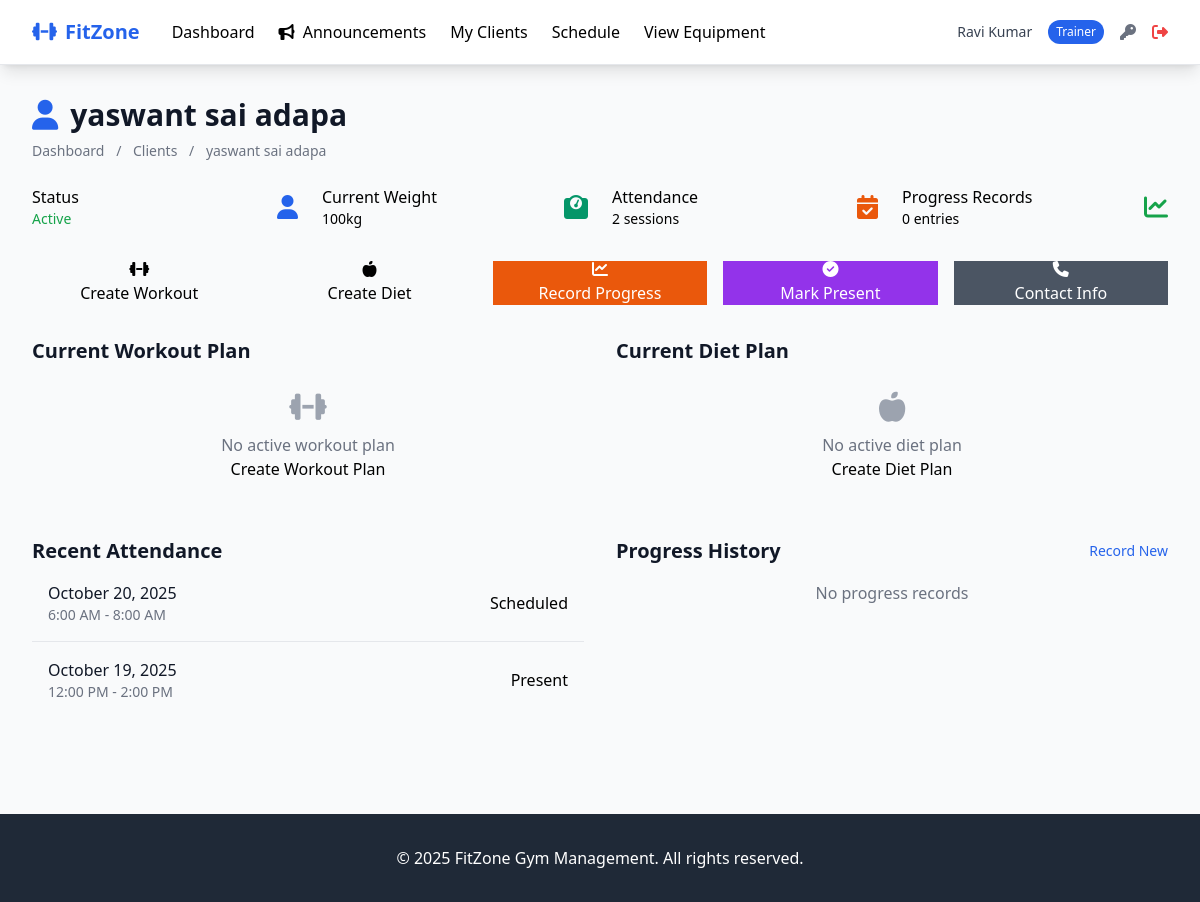
/trainer/clients/3 (signed in), run on an earlier commit of the app's database.
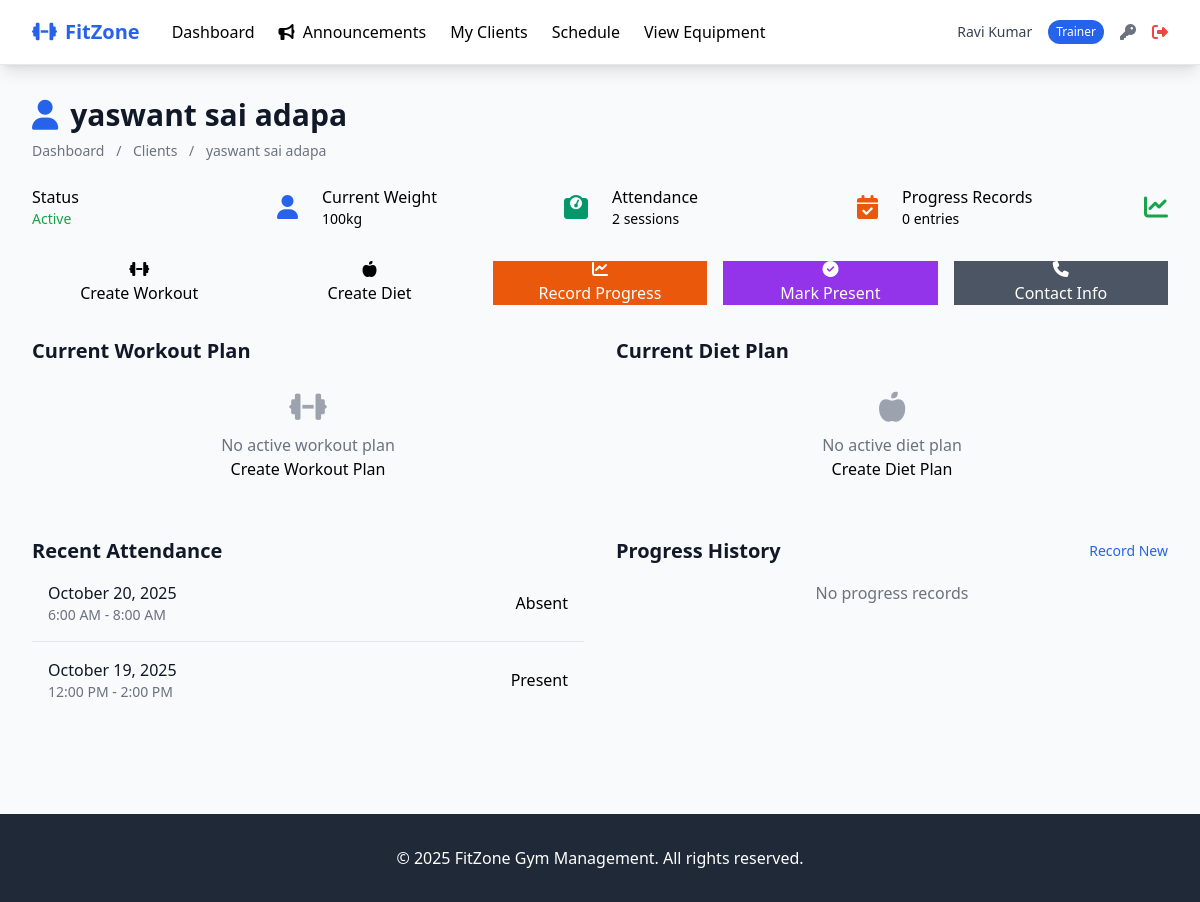
And on a later commit of the database.
### tables this page shows
CREATE TABLE attendance (
            id INTEGER PRIMARY KEY AUTOINCREMENT,
            member_id INTEGER NOT NULL,
            trainer_id INTEGER,
            check_in_time TIMESTAMP,
            check_out_time TIMESTAMP,
            date DATE NOT NULL,
            time_slot TEXT,
            workout_type TEXT,
            notes TEXT,
            status TEXT DEFAULT 'scheduled' CHECK (status IN ('present', 'absent', 'late','scheduled')),
            created_at TIMESTAMP DEFAULT CURRENT_TIMESTAMP,
            FOREIGN KEY (member_id) REFERENCES members (id),
            FOREIGN KEY (trainer_id) REFERENCES trainers (id)
        );

### routes/trainer_routes.py (the view)
@trainer_routes_bp.route('/clients/<int:member_id>')
@trainer_required
def client_details(member_id):
    trainer_id = session.get('trainer_id')
    member = Member.get_by_id(member_id)
    if not member or member.trainer_id != trainer_id:
        flash('Client not found or not assigned to you!')
        return redirect(url_for('trainer_routes.clients'))
    attendance_records = Attendance.get_member_attendance(member_id, limit=10)
    progress_records = Progress.get_member_progress(member_id, limit=5)
    current_workout_plan = MemberWorkoutPlan.get_member_active_plan(member_id)
    current_diet_plan = Diet.get_member_active_plan(member_id)
    return render_template('trainer/client_details.html',
                         member=member,
                          client=member,
                         attendance_records=attendance_records,
                         progress_records=progress_records,
                         current_workout_plan=current_workout_plan,
                         current_diet_plan=current_diet_plan)

### models/attendance.py (called while the page is built, shortened)
def _parse_date(d):
    if not d or str(d).strip() == "":
        return None
    if isinstance(d, date) and not isinstance(d, datetime):
        return d
    s = str(d).strip()
    try:
        return datetime.fromisoformat(s).date()
    except Exception:
        pass

def _parse_datetime(d):
    if d is None:
        return None
    if isinstance(d, datetime):
        return d
    try:
        return datetime.fromisoformat(str(d))
    except Exception:
        try:
            return datetime.strptime(str(d), "%Y-%m-%d %H:%M:%S")
        except Exception:
            return None

    @classmethod
    def _db_path(cls):
        return current_app.config.get('DATABASE_PATH', 'gym_management.db')

### models/database.py (called while the page is built)
def get_db_connection(db_path='gym_management.db'):
    conn = sqlite3.connect(db_path)
    conn.row_factory = sqlite3.Row
    conn.execute("PRAGMA foreign_keys = ON")
    return conn

### models/member.py (called while the page is built)
def _to_date(d):
    if d is None or isinstance(d, date):
        return d
    try:
        return datetime.fromisoformat(str(d)).date()
    except Exception:
        try:
            return datetime.strptime(str(d), "%Y-%m-%d").date()
        except Exception:
            return d  # leave as-is if not parseable

### templates/trainer/client_details.html (shortened to what the changed rows need)
{% extends "base.html" %}
{% block content %}
<div class="max-w-6xl mx-auto">
    <div class="mb-6">
        <h1 class="text-3xl font-bold text-gray-900">
            <i class="fas fa-user mr-3 text-primary"></i>{{ member.full_name }}
        </h1>
    </div>
    <div class="grid grid-cols-1 lg:grid-cols-2 gap-8">
        <div class="card">
            <div class="card-body p-0">
                {% if attendance_records %}
                <div class="divide-y divide-gray-200">
                    {% for record in attendance_records %}
                    <div class="p-4 flex justify-between items-center">
                        <div>
                            <div class="font-medium text-gray-900">{{ record.date|datetimeformat('%B %d, %Y') }}</div>
                            <div class="text-sm text-gray-500">{{ record.time_slot }}</div>
                        </div>
                        <span class="badge badge-{{ 'success' if record.status == 'present' else 'danger' if record.status == 'absent' else 'warning' }}">
                            {{ record.status|title }}
                        </span>
                    </div>
                    {% endfor %}
                </div>
                {% else %}
                <div class="p-4 text-center text-gray-500">No attendance records</div>
                {% endif %}
            </div>
        </div>
    </div>
</div>
{% endblock %}

What changed in the data, as far as the page shows it:
changed attendance "6:00 AM - 8:00 AM": status "Scheduled" → "Absent"
